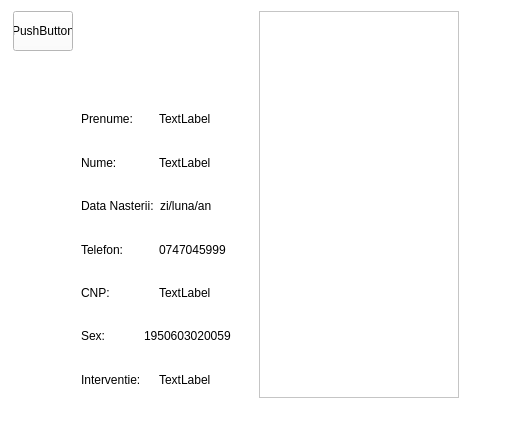
<?xml version="1.0" encoding="UTF-8"?>
<ui version="4.0">
 <class>Form</class>
 <widget class="QWidget" name="Form">
  <property name="geometry">
   <rect>
    <x>0</x>
    <y>0</y>
    <width>510</width>
    <height>429</height>
   </rect>
  </property>
  <property name="minimumSize">
   <size>
    <width>485</width>
    <height>400</height>
   </size>
  </property>
  <property name="maximumSize">
   <size>
    <width>510</width>
    <height>510</height>
   </size>
  </property>
  <property name="palette">
   <palette>
    <active>
     <colorrole role="WindowText">
      <brush brushstyle="SolidPattern">
       <color alpha="255">
        <red>0</red>
        <green>0</green>
        <blue>0</blue>
       </color>
      </brush>
     </colorrole>
     <colorrole role="Button">
      <brush brushstyle="SolidPattern">
       <color alpha="255">
        <red>255</red>
        <green>255</green>
        <blue>255</blue>
       </color>
      </brush>
     </colorrole>
     <colorrole role="Midlight">
      <brush brushstyle="SolidPattern">
       <color alpha="255">
        <red>255</red>
        <green>255</green>
        <blue>255</blue>
       </color>
      </brush>
     </colorrole>
     <colorrole role="Dark">
      <brush brushstyle="SolidPattern">
       <color alpha="255">
        <red>255</red>
        <green>255</green>
        <blue>255</blue>
       </color>
      </brush>
     </colorrole>
     <colorrole role="Mid">
      <brush brushstyle="SolidPattern">
       <color alpha="255">
        <red>255</red>
        <green>255</green>
        <blue>255</blue>
       </color>
      </brush>
     </colorrole>
     <colorrole role="Text">
      <brush brushstyle="SolidPattern">
       <color alpha="255">
        <red>0</red>
        <green>0</green>
        <blue>0</blue>
       </color>
      </brush>
     </colorrole>
     <colorrole role="ButtonText">
      <brush brushstyle="SolidPattern">
       <color alpha="255">
        <red>0</red>
        <green>0</green>
        <blue>0</blue>
       </color>
      </brush>
     </colorrole>
     <colorrole role="Base">
      <brush brushstyle="SolidPattern">
       <color alpha="255">
        <red>255</red>
        <green>255</green>
        <blue>255</blue>
       </color>
      </brush>
     </colorrole>
     <colorrole role="Window">
      <brush brushstyle="SolidPattern">
       <color alpha="255">
        <red>255</red>
        <green>255</green>
        <blue>255</blue>
       </color>
      </brush>
     </colorrole>
     <colorrole role="Shadow">
      <brush brushstyle="SolidPattern">
       <color alpha="255">
        <red>255</red>
        <green>255</green>
        <blue>255</blue>
       </color>
      </brush>
     </colorrole>
     <colorrole role="AlternateBase">
      <brush brushstyle="SolidPattern">
       <color alpha="255">
        <red>255</red>
        <green>255</green>
        <blue>255</blue>
       </color>
      </brush>
     </colorrole>
     <colorrole role="ToolTipBase">
      <brush brushstyle="SolidPattern">
       <color alpha="255">
        <red>255</red>
        <green>255</green>
        <blue>255</blue>
       </color>
      </brush>
     </colorrole>
    </active>
    <inactive>
     <colorrole role="WindowText">
      <brush brushstyle="SolidPattern">
       <color alpha="255">
        <red>0</red>
        <green>0</green>
        <blue>0</blue>
       </color>
      </brush>
     </colorrole>
     <colorrole role="Button">
      <brush brushstyle="SolidPattern">
       <color alpha="255">
        <red>255</red>
        <green>255</green>
        <blue>255</blue>
       </color>
      </brush>
     </colorrole>
     <colorrole role="Midlight">
      <brush brushstyle="SolidPattern">
       <color alpha="255">
        <red>255</red>
        <green>255</green>
        <blue>255</blue>
       </color>
      </brush>
     </colorrole>
     <colorrole role="Dark">
      <brush brushstyle="SolidPattern">
       <color alpha="255">
        <red>255</red>
        <green>255</green>
        <blue>255</blue>
       </color>
      </brush>
     </colorrole>
     <colorrole role="Mid">
      <brush brushstyle="SolidPattern">
       <color alpha="255">
        <red>255</red>
        <green>255</green>
        <blue>255</blue>
       </color>
      </brush>
     </colorrole>
     <colorrole role="Text">
      <brush brushstyle="SolidPattern">
       <color alpha="255">
        <red>0</red>
        <green>0</green>
        <blue>0</blue>
       </color>
      </brush>
     </colorrole>
     <colorrole role="ButtonText">
      <brush brushstyle="SolidPattern">
       <color alpha="255">
        <red>0</red>
        <green>0</green>
        <blue>0</blue>
       </color>
      </brush>
     </colorrole>
     <colorrole role="Base">
      <brush brushstyle="SolidPattern">
       <color alpha="255">
        <red>255</red>
        <green>255</green>
        <blue>255</blue>
       </color>
      </brush>
     </colorrole>
     <colorrole role="Window">
      <brush brushstyle="SolidPattern">
       <color alpha="255">
        <red>255</red>
        <green>255</green>
        <blue>255</blue>
       </color>
      </brush>
     </colorrole>
     <colorrole role="Shadow">
      <brush brushstyle="SolidPattern">
       <color alpha="255">
        <red>255</red>
        <green>255</green>
        <blue>255</blue>
       </color>
      </brush>
     </colorrole>
     <colorrole role="AlternateBase">
      <brush brushstyle="SolidPattern">
       <color alpha="255">
        <red>255</red>
        <green>255</green>
        <blue>255</blue>
       </color>
      </brush>
     </colorrole>
     <colorrole role="ToolTipBase">
      <brush brushstyle="SolidPattern">
       <color alpha="255">
        <red>255</red>
        <green>255</green>
        <blue>255</blue>
       </color>
      </brush>
     </colorrole>
    </inactive>
    <disabled>
     <colorrole role="WindowText">
      <brush brushstyle="SolidPattern">
       <color alpha="255">
        <red>255</red>
        <green>255</green>
        <blue>255</blue>
       </color>
      </brush>
     </colorrole>
     <colorrole role="Button">
      <brush brushstyle="SolidPattern">
       <color alpha="255">
        <red>255</red>
        <green>255</green>
        <blue>255</blue>
       </color>
      </brush>
     </colorrole>
     <colorrole role="Midlight">
      <brush brushstyle="SolidPattern">
       <color alpha="255">
        <red>255</red>
        <green>255</green>
        <blue>255</blue>
       </color>
      </brush>
     </colorrole>
     <colorrole role="Dark">
      <brush brushstyle="SolidPattern">
       <color alpha="255">
        <red>255</red>
        <green>255</green>
        <blue>255</blue>
       </color>
      </brush>
     </colorrole>
     <colorrole role="Mid">
      <brush brushstyle="SolidPattern">
       <color alpha="255">
        <red>255</red>
        <green>255</green>
        <blue>255</blue>
       </color>
      </brush>
     </colorrole>
     <colorrole role="Text">
      <brush brushstyle="SolidPattern">
       <color alpha="255">
        <red>255</red>
        <green>255</green>
        <blue>255</blue>
       </color>
      </brush>
     </colorrole>
     <colorrole role="ButtonText">
      <brush brushstyle="SolidPattern">
       <color alpha="255">
        <red>255</red>
        <green>255</green>
        <blue>255</blue>
       </color>
      </brush>
     </colorrole>
     <colorrole role="Base">
      <brush brushstyle="SolidPattern">
       <color alpha="255">
        <red>255</red>
        <green>255</green>
        <blue>255</blue>
       </color>
      </brush>
     </colorrole>
     <colorrole role="Window">
      <brush brushstyle="SolidPattern">
       <color alpha="255">
        <red>255</red>
        <green>255</green>
        <blue>255</blue>
       </color>
      </brush>
     </colorrole>
     <colorrole role="Shadow">
      <brush brushstyle="SolidPattern">
       <color alpha="255">
        <red>255</red>
        <green>255</green>
        <blue>255</blue>
       </color>
      </brush>
     </colorrole>
     <colorrole role="AlternateBase">
      <brush brushstyle="SolidPattern">
       <color alpha="255">
        <red>255</red>
        <green>255</green>
        <blue>255</blue>
       </color>
      </brush>
     </colorrole>
     <colorrole role="ToolTipBase">
      <brush brushstyle="SolidPattern">
       <color alpha="255">
        <red>255</red>
        <green>255</green>
        <blue>255</blue>
       </color>
      </brush>
     </colorrole>
    </disabled>
   </palette>
  </property>
  <property name="windowTitle">
   <string>Form</string>
  </property>
  <layout class="QGridLayout" name="gridLayout_2">
   <item row="0" column="1">
    <layout class="QHBoxLayout" name="horizontalLayout">
     <item>
      <spacer name="verticalSpacer">
       <property name="orientation">
        <enum>Qt::Vertical</enum>
       </property>
       <property name="sizeHint" stdset="0">
        <size>
         <width>20</width>
         <height>40</height>
        </size>
       </property>
      </spacer>
     </item>
     <item>
      <widget class="QListWidget" name="listWidget">
       <property name="sizePolicy">
        <sizepolicy hsizetype="Preferred" vsizetype="Preferred">
         <horstretch>0</horstretch>
         <verstretch>0</verstretch>
        </sizepolicy>
       </property>
       <property name="minimumSize">
        <size>
         <width>200</width>
         <height>0</height>
        </size>
       </property>
       <property name="maximumSize">
        <size>
         <width>200</width>
         <height>16777215</height>
        </size>
       </property>
      </widget>
     </item>
     <item>
      <spacer name="verticalSpacer_2">
       <property name="orientation">
        <enum>Qt::Vertical</enum>
       </property>
       <property name="sizeHint" stdset="0">
        <size>
         <width>40</width>
         <height>40</height>
        </size>
       </property>
      </spacer>
     </item>
    </layout>
   </item>
   <item row="0" column="0">
    <layout class="QGridLayout" name="gridLayout">
     <item row="2" column="1">
      <widget class="QLabel" name="label">
       <property name="maximumSize">
        <size>
         <width>150</width>
         <height>150</height>
        </size>
       </property>
       <property name="text">
        <string/>
       </property>
       <property name="pixmap">
        <pixmap>icons/Programare2.png</pixmap>
       </property>
       <property name="scaledContents">
        <bool>true</bool>
       </property>
      </widget>
     </item>
     <item row="8" column="1">
      <layout class="QHBoxLayout" name="horizontalLayout_7">
       <item>
        <widget class="QLabel" name="label_8">
         <property name="text">
          <string>Sex:</string>
         </property>
        </widget>
       </item>
       <item>
        <widget class="QLabel" name="label_11">
         <property name="text">
          <string>1950603020059</string>
         </property>
        </widget>
       </item>
      </layout>
     </item>
     <item row="3" column="1">
      <layout class="QHBoxLayout" name="horizontalLayout_2">
       <item>
        <widget class="QLabel" name="label_2">
         <property name="text">
          <string>Prenume:</string>
         </property>
         <property name="alignment">
          <set>Qt::AlignLeading|Qt::AlignLeft|Qt::AlignVCenter</set>
         </property>
        </widget>
       </item>
       <item>
        <widget class="QLabel" name="label_3">
         <property name="text">
          <string>TextLabel</string>
         </property>
        </widget>
       </item>
      </layout>
     </item>
     <item row="4" column="1">
      <layout class="QHBoxLayout" name="horizontalLayout_3">
       <item>
        <widget class="QLabel" name="label_4">
         <property name="text">
          <string>Nume:</string>
         </property>
        </widget>
       </item>
       <item>
        <widget class="QLabel" name="label_15">
         <property name="text">
          <string>TextLabel</string>
         </property>
        </widget>
       </item>
      </layout>
     </item>
     <item row="7" column="1">
      <layout class="QHBoxLayout" name="horizontalLayout_6">
       <item>
        <widget class="QLabel" name="label_7">
         <property name="text">
          <string>CNP:</string>
         </property>
        </widget>
       </item>
       <item>
        <widget class="QLabel" name="label_12">
         <property name="text">
          <string>TextLabel</string>
         </property>
        </widget>
       </item>
      </layout>
     </item>
     <item row="5" column="1">
      <layout class="QHBoxLayout" name="horizontalLayout_4">
       <item>
        <widget class="QLabel" name="label_5">
         <property name="text">
          <string>Data Nasterii:</string>
         </property>
        </widget>
       </item>
       <item>
        <widget class="QLabel" name="label_14">
         <property name="text">
          <string>zi/luna/an</string>
         </property>
        </widget>
       </item>
      </layout>
     </item>
     <item row="9" column="1">
      <layout class="QHBoxLayout" name="horizontalLayout_8">
       <item>
        <widget class="QLabel" name="label_10">
         <property name="text">
          <string>Interventie:</string>
         </property>
        </widget>
       </item>
       <item>
        <widget class="QLabel" name="label_9">
         <property name="text">
          <string>TextLabel</string>
         </property>
        </widget>
       </item>
      </layout>
     </item>
     <item row="6" column="1">
      <layout class="QHBoxLayout" name="horizontalLayout_5">
       <item>
        <widget class="QLabel" name="label_6">
         <property name="text">
          <string>Telefon:</string>
         </property>
        </widget>
       </item>
       <item>
        <widget class="QLabel" name="label_13">
         <property name="text">
          <string>0747045999</string>
         </property>
        </widget>
       </item>
      </layout>
     </item>
     <item row="1" column="0">
      <widget class="QPushButton" name="pushButton">
       <property name="minimumSize">
        <size>
         <width>60</width>
         <height>40</height>
        </size>
       </property>
       <property name="maximumSize">
        <size>
         <width>60</width>
         <height>40</height>
        </size>
       </property>
       <property name="text">
        <string>PushButton</string>
       </property>
      </widget>
     </item>
    </layout>
   </item>
   <item row="1" column="0">
    <spacer name="horizontalSpacer">
     <property name="orientation">
      <enum>Qt::Horizontal</enum>
     </property>
     <property name="sizeHint" stdset="0">
      <size>
       <width>40</width>
       <height>20</height>
      </size>
     </property>
    </spacer>
   </item>
  </layout>
 </widget>
 <resources/>
 <connections/>
</ui>
